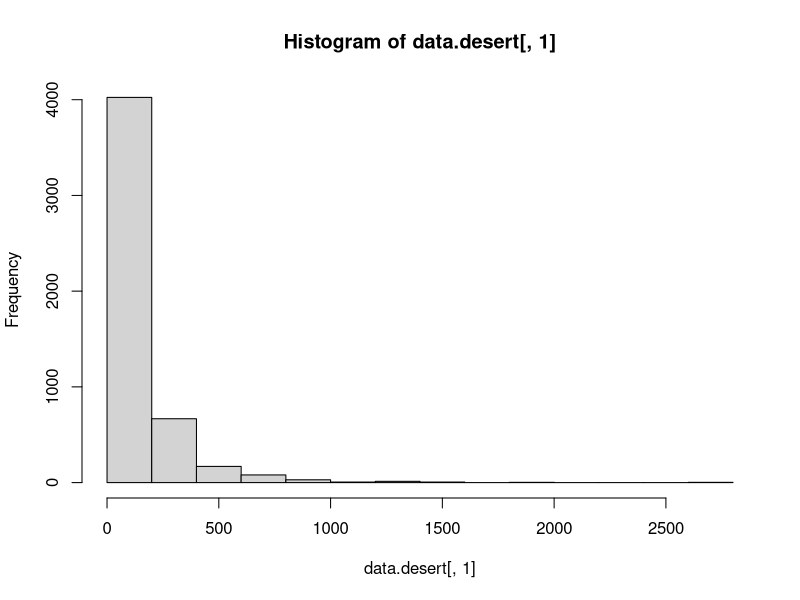

Write R code to recreate this figure.
setwd("/Users/smadaan/Documents/ML_UCSC/week1/HW")
data.desert<-read.csv("HW01pb3Desertdata.csv",header=FALSE)

# -- explore the data
class(data.desert)
str(data.desert)
head(data.desert)
names(data.desert)
summary(data.desert)

# 5.1 median value

median = function (data.vector)
{
	median=NA;
	l = length(data.vector);
	sv<-sort(data.vector);
	median=ifelse(is.integer(l/2),sv[l/2],sv[l/2+1]);
	return(median);
}

#v<-c(3,4,2,1,6,5,7,10,12)
#median(v)

median(data.desert[,1]) #89
mean(data.desert[,1]) #144.0348
hist(data.desert[,1])
#median < mean, positive/right skewed

#5.2 if all data pts increase by 10k
median(data.desert[,1]+10) #99
#median also increases by 10k

#5.3 if all data doubles
median(data.desert[,1]*2) #178
#median also doubles






